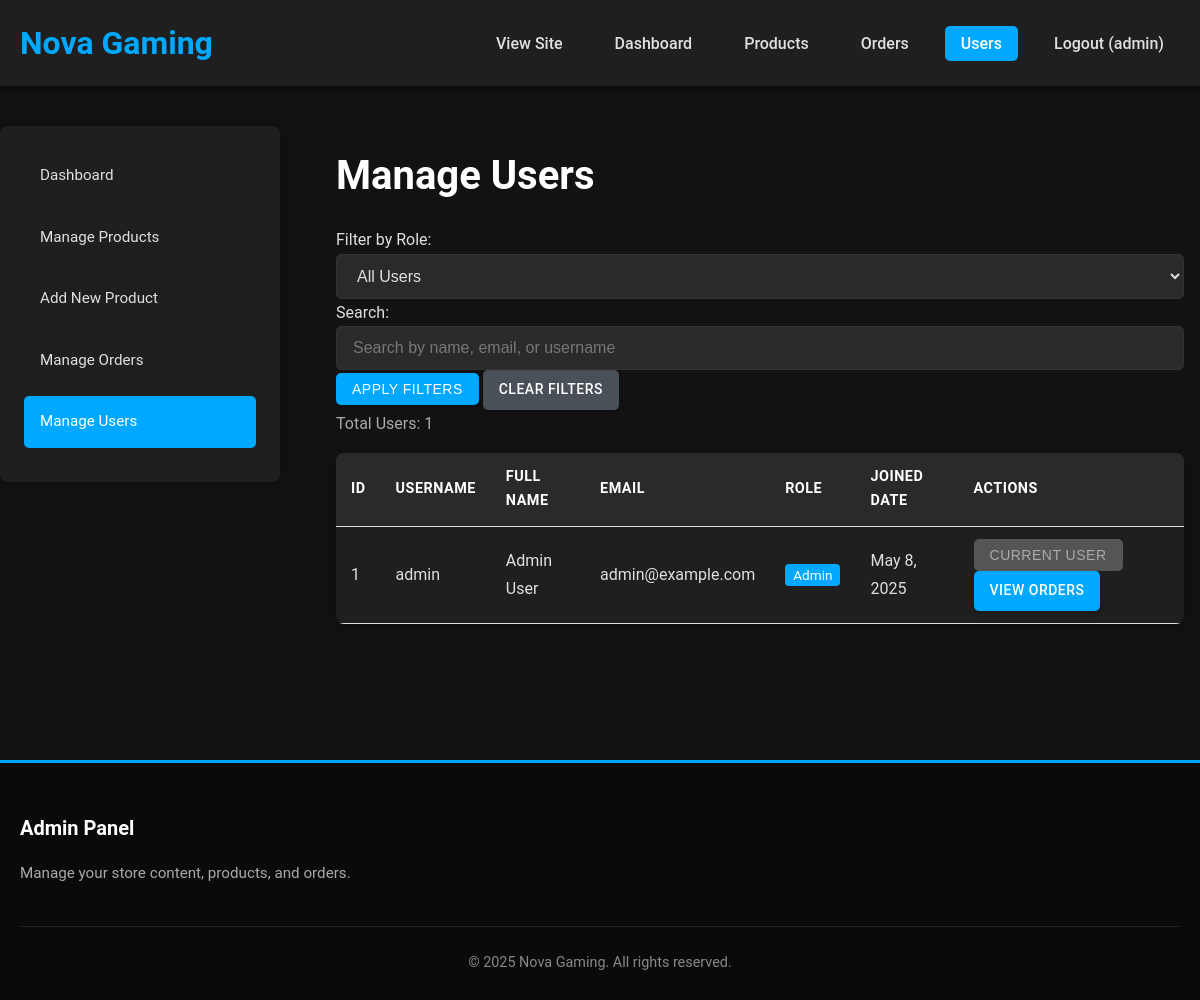
/admin/manage_users.php (signed in), run on the app's committed database.
### tables this page shows
CREATE TABLE Users (
    user_id INT AUTO_INCREMENT PRIMARY KEY,
    username VARCHAR(50) NOT NULL UNIQUE,
    password VARCHAR(255) NOT NULL,
    email VARCHAR(100) NOT NULL UNIQUE,
    full_name VARCHAR(100) NOT NULL,
    is_admin BOOLEAN DEFAULT FALSE,
    created_at TIMESTAMP DEFAULT CURRENT_TIMESTAMP
);

### admin/manage_users.php (the view, shortened to what this page needs)
<?php
include_once '../includes/db.php';
$search = isset($_GET['search']) ? $_GET['search'] : '';
$where_clause = "1=1";
$params = [];
$types = '';
$current_page = isset($_GET['page']) ? (int)$_GET['page'] : 1;
$per_page = 15;
$offset = ($current_page - 1) * $per_page;
$count_sql = "SELECT COUNT(*) as total FROM Users WHERE $where_clause";
$stmt = $conn->prepare($count_sql);
$stmt->execute();
$result = $stmt->get_result();
$total_users = $result->fetch_assoc()['total'];
$sql = "SELECT * FROM Users WHERE $where_clause ORDER BY username ASC LIMIT ? OFFSET ?";
$params[] = $per_page;
$params[] = $offset;
$types .= "ii";
$stmt = $conn->prepare($sql);
$stmt->bind_param($types, ...$params);
$stmt->execute();
$result = $stmt->get_result();
$users = $result->fetch_all(MYSQLI_ASSOC);
$admin_css_file_path = dirname(__DIR__) . '/assets/css/style.css';
$admin_css_version = file_exists($admin_css_file_path) ? filemtime($admin_css_file_path) : '1';
?>
<!DOCTYPE html>
<html lang="en">
<head>
    <link rel="stylesheet" href="../assets/css/style.css?v=<?php echo $admin_css_version; ?>">
</head>
<body>
    <header>
        <div class="container">
            <div class="logo">
                <h1><a href="../index.php">Nova Gaming</a></h1>
            </div>
            <nav>
                <ul class="nav-links">
                    <li><a href="../index.php">View Site</a></li>
                    <li><a href="index.php">Dashboard</a></li>
                    <li><a href="manage_products.php">Products</a></li>
                    <li><a href="manage_orders.php">Orders</a></li>
                    <li><a href="manage_users.php" class="active">Users</a></li>
                    <li><a href="../logout.php">Logout (<?php echo $_SESSION['username']; ?>)</a></li>
                </ul>
            </nav>
        </div>
    </header>
    <div class="container main-content admin-container">
        <aside class="admin-sidebar">
            <ul>
                <li><a href="index.php">Dashboard</a></li>
                <li><a href="manage_products.php">Manage Products</a></li>
                <li><a href="add_product.php">Add New Product</a></li>
                <li><a href="manage_orders.php">Manage Orders</a></li>
                <li><a href="manage_users.php" class="active">Manage Users</a></li>
            </ul>
        </aside>
        <main class="admin-content">
            <h1>Manage Users</h1>
            <div class="filters">
                <form action="" method="get" class="filter-form">
                    <div class="filter-row">
                        <div class="filter-item">
                            <label for="role">Filter by Role:</label>
                            <select id="role" name="role" class="form-control">
                                <option value="">All Users</option>
                            </select>
                        </div>
                        <div class="filter-item search-filter">
                            <label for="search">Search:</label>
                            <input type="text" id="search" name="search" class="form-control" value="<?php echo htmlspecialchars($search); ?>" placeholder="Search by name, email, or username">
                        </div>
                        <div class="filter-actions">
                            <button type="submit" class="btn btn-sm">Apply Filters</button>
                            <a href="manage_users.php" class="btn btn-sm btn-secondary">Clear Filters</a>
                        </div>
                    </div>
                </form>
            </div>
            <div class="user-stats">
                <p>Total Users: <?php echo $total_users; ?></p>
            </div>
            <?php if(empty($users)): ?>
                <p>No users found.</p>
            <?php else: ?>
                <table class="admin-table">
                    <thead>
                        <tr>
                            <th>ID</th>
                            <th>Username</th>
                            <th>Full Name</th>
                            <th>Email</th>
                            <th>Role</th>
                            <th>Joined Date</th>
                            <th>Actions</th>
                        </tr>
                    </thead>
                    <tbody>
                        <?php foreach($users as $user): ?>
                            <tr>
                                <td><?php echo $user['user_id']; ?></td>
                                <td><?php echo htmlspecialchars($user['username']); ?></td>
                                <td><?php echo htmlspecialchars($user['full_name']); ?></td>
                                <td><?php echo htmlspecialchars($user['email']); ?></td>
                                <td>
                                    <?php if($user['is_admin']): ?>
                                        <span class="role-badge admin">Admin</span>
                                    <?php else: ?>
                                        <span class="role-badge">Customer</span>
                                    <?php endif; ?>
                                </td>
                                <td><?php echo date('F j, Y', strtotime($user['created_at'])); ?></td>
                                <td>
                                    <form action="" method="post" class="inline-form">
                                        <?php if($user['is_admin']): ?>
                                            <?php if($user['user_id'] != $_SESSION['user_id']): ?>
                                                <input type="hidden" name="make_admin" value="0">
                                                <button type="submit" name="toggle_admin" class="btn btn-sm btn-danger">Remove Admin</button>
                                            <?php else: ?>
                                                <button type="button" class="btn btn-sm btn-disabled">Current User</button>
                                            <?php endif; ?>
                                        <?php else: ?>
                                            <input type="hidden" name="make_admin" value="1">
                                            <button type="submit" name="toggle_admin" class="btn btn-sm">Make Admin</button>
                                        <?php endif; ?>
                                    </form>
                                    <a href="view_user_orders.php?id=<?php echo $user['user_id']; ?>" class="btn btn-sm">View Orders</a>
                                </td>
                            </tr>
                        <?php endforeach; ?>
                    </tbody>
                </table>
            <?php endif; ?>
        </main>
    </div>
    <footer>
        <div class="container">
            <div class="footer-content">
                <div class="footer-section">
                    <h3>Admin Panel</h3>
                    <p>Manage your store content, products, and orders.</p>
                </div>
            </div>
            <div class="footer-bottom">
                <p>&copy; <?php echo date('Y'); ?> Nova Gaming. All rights reserved.</p>
            </div>
        </div>
    </footer>
</body>
</html>

### assets/css/style.css (style rules this page uses)
* { margin: 0; padding: 0; box-sizing: border-box; }
body { font-family: 'Roboto', 'Segoe UI', Tahoma, Geneva, Verdana, sans-serif; line-height: 1.7; color: #e0e0e0; background-color: #121212; }
.container { max-width: 1200px; margin: 0 auto; padding: 0 20px; }
.main-content { min-height: 70vh; padding: 40px 0; }
h1, h2, h3, h4, h5, h6 { margin-bottom: 1rem; color: #ffffff; font-weight: 600; }
h1 { font-size: 2.5rem; }
h3 { font-size: 1.75rem; }
a { text-decoration: none; color: #00A8FF; transition: color 0.3s ease; }
header { background-color: #1f1f1f; color: #ffffff; padding: 1rem 0; box-shadow: 0 2px 8px rgba(0, 0, 0, 0.5); position: sticky; top: 0; z-index: 1000; }
.logo h1 { margin: 0; font-size: 2rem; font-weight: 700; }
header .container { display: flex; justify-content: space-between; align-items: center; }
.nav-links { display: flex; list-style: none; }
.nav-links li { margin-left: 20px; }
.nav-links a { color: #e0e0e0; font-weight: 500; padding: 0.5rem 1rem; border-radius: 5px; transition: background-color 0.3s ease, color 0.3s ease; }
.nav-links a:hover, .nav-links a.active { background-color: #00A8FF; color: #ffffff; }
.btn { display: inline-block; background-color: #00A8FF; color: #ffffff; padding: 0.75rem 1.5rem; border: none; border-radius: 5px; cursor: pointer; font-size: 1rem; font-weight: 500; text-transform: uppercase; letter-spacing: 0.5px; transition: background-color 0.3s ease, transform 0.2s ease; box-shadow: 0 2px 4px rgba(0,0,0,0.2); }
.btn-secondary { background-color: #495057; }
.btn-sm { padding: 0.5rem 1rem; font-size: 0.875rem; }
.btn-disabled, button:disabled { background-color: #555; color: #aaa; cursor: not-allowed; transform: none; box-shadow: none; }
.form-control { width: 100%; padding: 0.75rem 1rem; border: 1px solid #333; border-radius: 5px; font-size: 1rem; background-color: #2a2a2a; color: #e0e0e0; transition: border-color 0.3s ease, box-shadow 0.3s ease; }
.form-control::placeholder { color: #777; }
.cart-table, .order-table, .admin-table { width: 100%; border-collapse: collapse; margin-bottom: 2rem; background-color: #1f1f1f; border-radius: 8px; overflow: hidden; box-shadow: 0 2px 8px rgba(0,0,0,0.3); }
.cart-table th, .cart-table td, .order-table th, .order-table td, .admin-table th, .admin-table td { padding: 1rem 1.25rem; text-align: left; border-bottom: 1px solid #333; }
.cart-table th, .order-table th, .admin-table th { background-color: #2a2a2a; color: #ffffff; font-weight: 600; text-transform: uppercase; font-size: 0.9rem; letter-spacing: 0.5px; }
.admin-container { display: grid; grid-template-columns: 280px 1fr; gap: 2.5rem; }
.admin-sidebar { background-color: #1f1f1f; border-radius: 8px; padding: 1.5rem; height: fit-content; box-shadow: 0 2px 8px rgba(0,0,0,0.3); }
.admin-sidebar ul { list-style: none; }
.admin-sidebar li { margin-bottom: 10px; }
.admin-sidebar a { color: #e0e0e0; display: block; padding: 0.8rem 1rem; border-radius: 5px; transition: background-color 0.3s ease, color 0.3s ease; font-size: 0.95rem; }
.admin-sidebar a:hover, .admin-sidebar a.active { background-color: #00A8FF; color: #ffffff; }
.admin-content { padding: 1rem; }
.admin-table { width: 100%; border-collapse: collapse; }
.admin-table th, .admin-table td { padding: 12px 15px; text-align: left; border-bottom: 1px solid #ddd; }
footer { background-color: #0a0a0a; color: #aaaaaa; padding: 3rem 0 1.5rem; margin-top: 3rem; border-top: 3px solid #00A8FF; }
.footer-content { display: grid; grid-template-columns: repeat(auto-fit, minmax(250px, 1fr)); gap: 2rem; margin-bottom: 2rem; }
.footer-section h3 { color: #ffffff; margin-bottom: 1rem; font-size: 1.25rem; }
.footer-section p, .footer-section ul li { font-size: 0.95rem; margin-bottom: 0.5rem; }
.footer-bottom { text-align: center; padding-top: 1.5rem; border-top: 1px solid #222; font-size: 0.9rem; color: #888; }

### admin/manage_users.php (style rules this page uses)
.inline-form { display: inline-block; margin-right: 5px; }
.role-badge { background-color: #495057; color: white; padding: 3px 8px; border-radius: 4px; font-size: 0.85rem; }
.role-badge.admin { background-color: #00A8FF; }
.search-filter { flex: 2; }
.user-stats { margin-bottom: 1rem; color: #aaa; }

### data on the page
users: user_id "1", username "admin", full_name "Admin User", email "admin@example.com", is_admin "Admin", created_at "May 8, 2025"

### other printed values
$_SESSION['username'] "admin"
$total_users "1"
